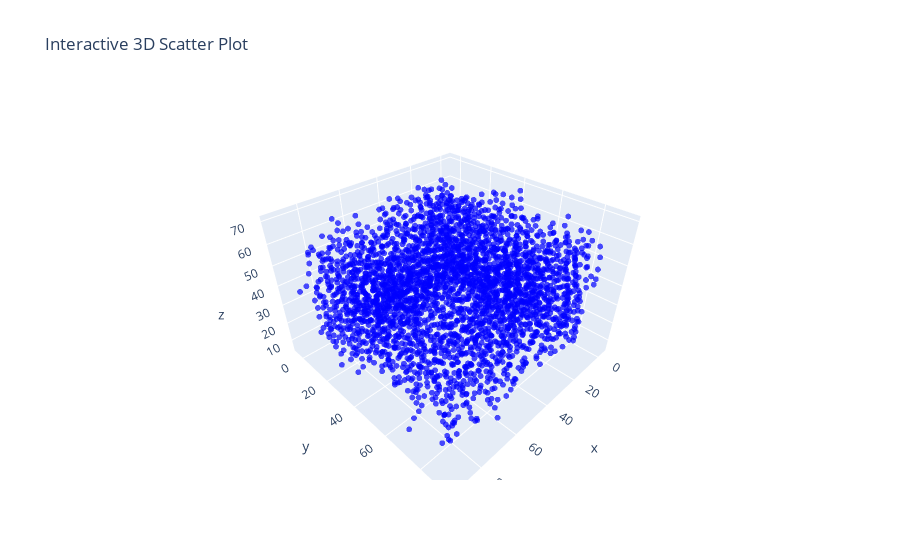

The notebook cell this image was saved under:
### Code cell
data = {'x': x[:,0], 'y': x[:,1], 'z': x[:,2]}
df = pd.DataFrame(data)

# Create an interactive 3D scatter plot
fig = px.scatter_3d(df, x='x', y='y', z='z', title='Interactive 3D Scatter Plot')
fig.update_traces(marker=dict(size=2, color='blue', opacity=0.7))
# Show the plot
fig.show()
print(s[40000])

### Figure 1 — Plotly figure (JSON) as saved in the notebook; plotly's stock layout.template omitted (floating-point values rounded to 4 significant figures; data arrays with more than 128 entries replaced by an {"elided": "..."} marker saying what was removed)
{"data": [{"hovertemplate": "x=%{x}<br>y=%{y}<br>z=%{z}<extra></extra>", "legendgroup": "", "marker": {"color": "blue", "opacity": 0.7, "size": 2, "symbol": "circle"}, "mode": "markers", "name": "", "scene": "scene", "showlegend": false, "type": "scatter3d", "x": {"elided": "3072 float values"}, "y": {"elided": "3072 float values"}, "z": {"elided": "3072 float values"}}], "layout": {"legend": {"tracegroupgap": 0}, "scene": {"domain": {"x": [0, 1], "y": [0, 1]}, "xaxis": {"title": {"text": "x"}}, "yaxis": {"title": {"text": "y"}}, "zaxis": {"title": {"text": "z"}}}, "title": {"text": "Interactive 3D Scatter Plot"}}}
